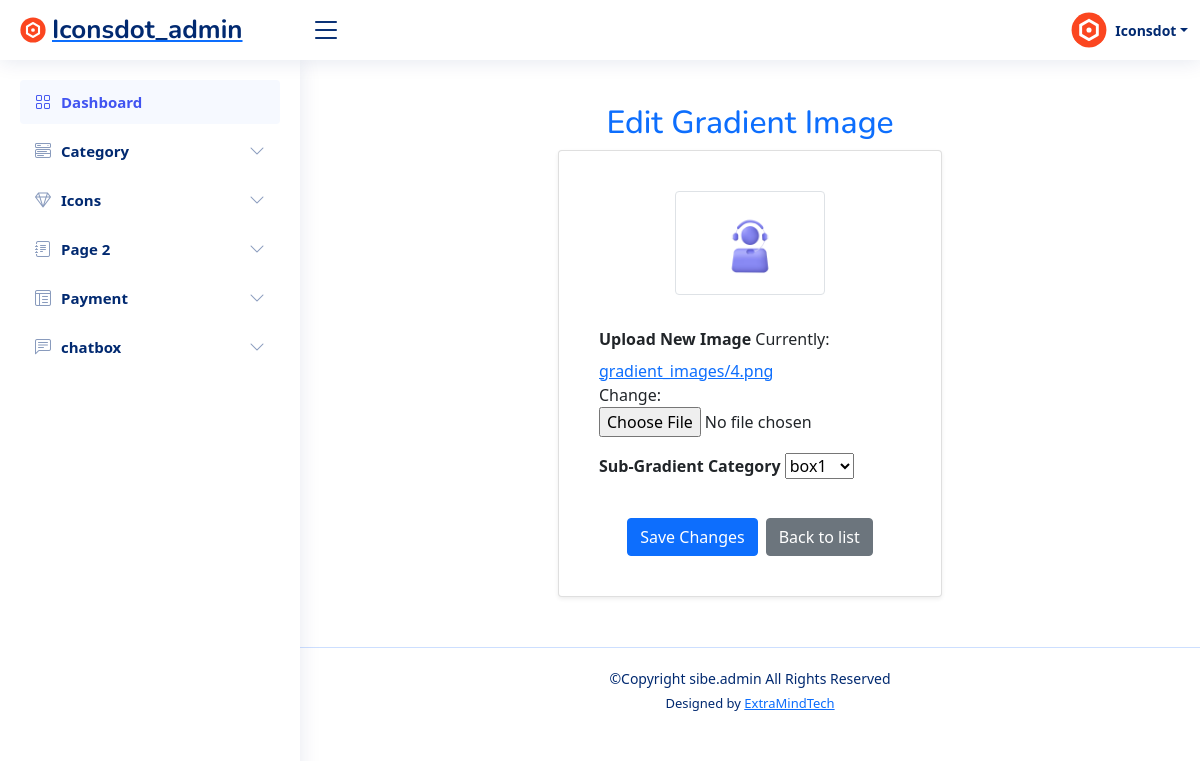
/edit-gradient-image/1/ (signed in), run on the app's committed database.
### icons_app/models.py (models this page shows, shortened)
class Gradient_Image(models.Model):
    gradient_image=models.ImageField(upload_to='gradient_images/')
    sub_gradient_category=models.ForeignKey(Sub_Gradient_Category,on_delete=models.CASCADE)

class Sub_Gradient_Category(models.Model):
    sub_gradient_category=models.CharField(max_length=30)
    featured_image = models.ImageField(upload_to='sub_gradient_images/', null=True, blank=True)  # Added ImageField
    gradient_category=models.ForeignKey(Gradient_Category,on_delete=models.CASCADE,null=True,blank=True)
    def __str__(self):
        return self.sub_gradient_category

### admin_app/views.py (the view)
    def _wrapped_view_func(request, *args, **kwargs):
        if 'admin_id' not in request.session:
            return redirect('admin_app:admin_login')
        return view_func(request, *args, **kwargs)

### admin_app/forms.py
class GradientImageForm(forms.ModelForm):
    class Meta:
        model = Gradient_Image
        fields = ['gradient_image', 'sub_gradient_category']

### admin_app/views.py (called while the page is built)
def admin_required(view_func):
    def _wrapped_view_func(request, *args, **kwargs):
        if 'admin_id' not in request.session:
            return redirect('admin_app:admin_login')
        return view_func(request, *args, **kwargs)
    return _wrapped_view_func

@admin_required
def edit_gradient_image(request, id):
    gradient_image = get_object_or_404(Gradient_Image, id=id)
    if request.method == 'POST':
        form = GradientImageForm(request.POST, request.FILES, instance=gradient_image)
        if form.is_valid():
            form.save()
            return redirect('admin_app:gradient_image_list')
    else:
        form = GradientImageForm(instance=gradient_image)
    return render(request, 'edit_gradient_image.html', {'form': form})

### admin_app/templates/edit_gradient_image.html (shortened to what this page needs)
{% extends 'admin_index.html' %}
{% load static %}
{% block main %}
<main id="main" class="main">
    <div class="container mt-4">
        <h2 class="font-weight-bold text-primary text-center">Edit Gradient Image</h2>
        <div class="row justify-content-center">
            <div class="col-md-8 col-lg-6">
                <div class="card shadow-sm p-4">
                    <div class="card-body">
                        <form method="post" enctype="multipart/form-data">
                            <div class="form-group mb-3 text-center">
                                {% if form.instance.gradient_image %}
                                    <img src="{{ form.instance.gradient_image.url }}" alt="Current Image" class="img-fluid img-thumbnail mb-3" style="max-width: 150px;">
                                {% else %}
                                    <p>No image available</p>
                                {% endif %}
                            </div>
                            <div class="form-group mb-3">
                                <label for="id_gradient_image" class="form-label"><b>Upload New Image</b></label>
                                {{ form.gradient_image }}
                            </div>
                            <div class="form-group mb-3">
                                <label for="id_sub_gradient_category" class="form-label"><b>Sub-Gradient Category</b></label>
                                {{ form.sub_gradient_category }}
                            </div>
                            <div class="d-flex justify-content-center">
                                <button type="submit" class="btn btn-primary mt-3">Save Changes</button>
                                <a href="{% url 'admin_app:gradient_image_list' %}" class="btn btn-secondary mt-3 ms-2">Back to list</a>
                            </div>
                        </form>
                    </div>
                </div>
            </div>
        </div>
    </div>
</main>
{% endblock %}

### admin_app/static/css/admin_style.css (style rules this page uses)
:root { scroll-behavior: smooth; }
body { font-family: "Open Sans", sans-serif; background: #f6f9ff; color: #444444; }
a { color: #4154f1; text-decoration: none; }
h1, h2, h3, h4, h5, h6 { font-family: "Nunito", sans-serif; }
#main { margin-top: 60px; padding: 20px 30px; transition: all 0.3s; }
.card { margin-bottom: 30px; border: none; border-radius: 5px; box-shadow: 0px 0 30px rgba(1, 41, 112, 0.1); }
.card-body { padding: 0 20px 20px 20px; }
@media (min-width: 1200px) { #main, #footer { margin-left: 300px; } }

### data on the page
Gradient_Image: instance.gradient_image (picture)
Sub_Gradient_Category: sub_gradient_category "box1"
